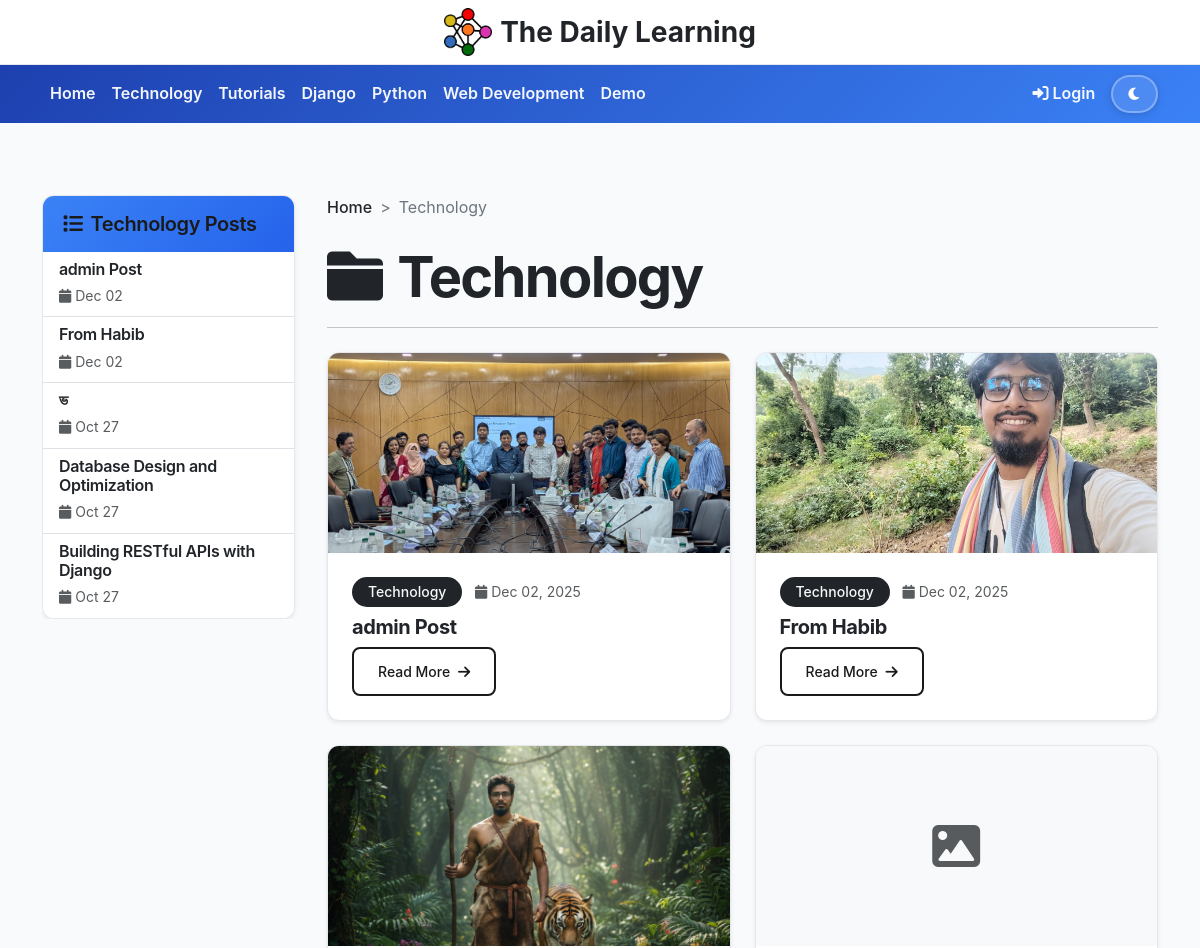
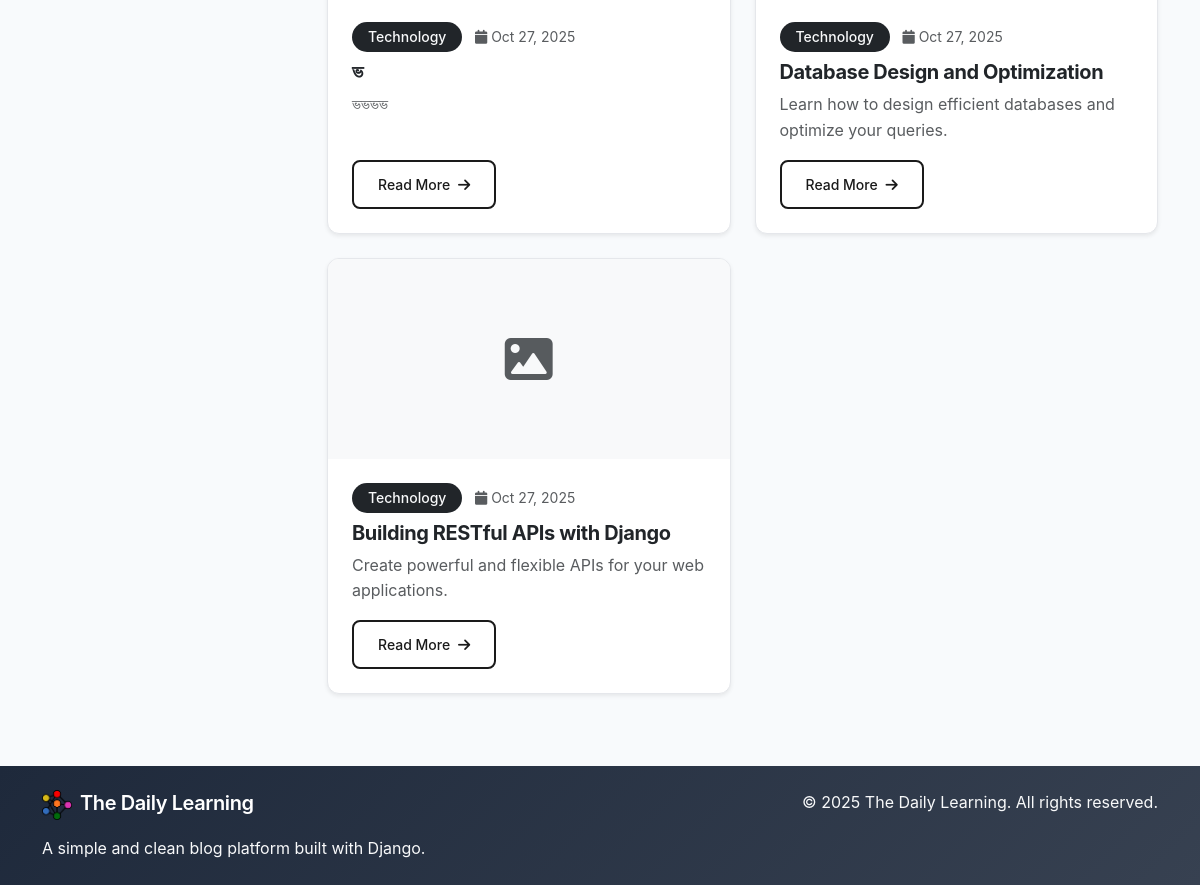
The page /category/technology/ on the database its author committed (2 pictures, top to bottom).
### blog/models.py (models this page shows, shortened)
class Category(models.Model):
    name = models.CharField(max_length=100)
    slug = models.SlugField(unique=True)
    description = models.TextField(blank=True)
    created_at = models.DateTimeField(auto_now_add=True)
    class Meta:
        verbose_name_plural = "Categories"

class Post(models.Model):
    STATUS_CHOICES = [
        ('draft', 'Draft'),
        ('published', 'Published'),
    ]
    title = models.CharField(max_length=200)
    slug = models.SlugField(unique=True)
    author = models.ForeignKey(User, on_delete=models.CASCADE)
    category = models.ForeignKey(Category, on_delete=models.CASCADE, related_name='posts')
    content = models.TextField(help_text="You can add images, videos, and YouTube links here")
    excerpt = models.TextField(max_length=500, blank=True, help_text="Brief description of the post")
    featured_image = models.ImageField(upload_to='blog_images/', blank=True, null=True)
    youtube_url = models.CharField(max_length=200, blank=True, help_text="YouTube URL (e.g., https://www.youtube.com/watch?v=VIDEO_ID)")
    video_file = models.FileField(upload_to='blog_videos/', blank=True, null=True, help_text="Upload video file")
    status = models.CharField(max_length=10, choices=STATUS_CHOICES, default='draft')
    created_at = models.DateTimeField(auto_now_add=True)
    updated_at = models.DateTimeField(auto_now=True)
    published_at = models.DateTimeField(null=True, blank=True)
    class Meta:
        ordering = ['-created_at']

### blog/views.py (the view)
# urls.py: path('category/<slug:slug>/', views.category_posts, name='category_posts'),
def category_posts(request, slug):
    category = get_object_or_404(Category, slug=slug)
    posts = Post.objects.filter(
        category=category,
        status='published'
    ).select_related('author', 'category')
    categories = Category.objects.all()
    paginator = Paginator(posts, 6)
    page_number = request.GET.get('page')
    posts = paginator.get_page(page_number)
    context = {
        'posts': posts,
        'category': category,
        'categories': categories,
    }
    return render(request, 'blog/category_posts.html', context)

### templates/blog/category_posts.html (shortened to what this page needs)
{% extends 'blog/base.html' %}
{% block content %}
<div class="row">
    <div class="col-lg-3">
        <div class="category-sidebar-scroll">
            <div class="card border-0 shadow-sm">
                <div class="card-header bg-dark text-light">
                    <h5 class="mb-0">
                        <i class="fas fa-list me-2"></i>{{ category.name }} Posts
                    </h5>
                </div>
                <div class="card-body p-0">
                    <div class="list-group list-group-flush">
                        {% for post in posts %}
                        <a href="{% url 'post_detail' post.slug %}" class="list-group-item list-group-item-action hover-item" style="transition: all 0.2s;">
                            <div class="d-flex w-100 justify-content-between">
                                <h6 class="mb-1 text-dark">{{ post.title|truncatewords:6 }}</h6>
                            </div>
                            <small class="text-muted">
                                <i class="fas fa-calendar me-1"></i>{{ post.created_at|date:"M d" }}
                            </small>
                        </a>
                        {% endfor %}
                    </div>
                </div>
            </div>
        </div>
    </div>
    <div class="col-lg-9">
        <div class="mb-4">
            <nav aria-label="breadcrumb">
                <ol class="breadcrumb">
                    <li class="breadcrumb-item"><a href="{% url 'post_list' %}" class="text-dark">Home</a></li>
                    <li class="breadcrumb-item active">{{ category.name }}</li>
                </ol>
            </nav>
            <h1 class="display-4 fw-bold text-dark mb-3">
                <i class="fas fa-folder me-3"></i>{{ category.name }}
            </h1>
            <hr class="border-dark">
        </div>
        {% if posts %}
            <div class="row">
                {% for post in posts %}
                <div class="col-md-6 mb-4">
                    <div class="card h-100 shadow-sm border-0">
                        {% if post.featured_image %}
                        <img src="{{ post.featured_image.url }}" class="card-img-top" alt="{{ post.title }}" style="height: 200px; object-fit: cover;">
                        {% else %}
                        <div class="card-img-top bg-light d-flex align-items-center justify-content-center" style="height: 200px;">
                            <i class="fas fa-image fa-3x text-muted"></i>
                        </div>
                        {% endif %}
                        <div class="card-body d-flex flex-column">
                            <div class="mb-2">
                                <span class="badge bg-dark text-light">{{ post.category.name }}</span>
                                <small class="text-muted ms-2">
                                    <i class="fas fa-calendar me-1"></i>{{ post.created_at|date:"M d, Y" }}
                                </small>
                            </div>
                            <h5 class="card-title fw-bold">
                                <a href="{% url 'post_detail' post.slug %}" class="text-dark text-decoration-none">
                                    {{ post.title }}
                                </a>
                            </h5>
                            {% if post.excerpt %}
                            <p class="card-text text-muted flex-grow-1">{{ post.excerpt|truncatewords:20 }}</p>
                            {% endif %}
                            <div class="mt-auto">
                                <a href="{% url 'post_detail' post.slug %}" class="btn btn-outline-dark btn-sm">
                                    Read More <i class="fas fa-arrow-right ms-1"></i>
                                </a>
                            </div>
                        </div>
                    </div>
                </div>
                {% endfor %}
            </div>
        {% endif %}
    </div>
</div>
{% endblock %}

### templates/blog/base.html (shortened to what this page needs)
<!DOCTYPE html>
<html lang="en">
<head>
    <link href="https://cdn.jsdelivr.net/npm/bootstrap@5.3.0/dist/css/bootstrap.min.css" rel="stylesheet">
    <link rel="stylesheet" href="{% load static %}{% static 'css/style.css' %}">
    <link rel="stylesheet" href="https://cdnjs.cloudflare.com/ajax/libs/font-awesome/6.0.0/css/all.min.css">
</head>
<body>
    <div class="w-100 py-2 bg-white border-bottom shadow-sm top-header">
        <div class="container d-flex flex-column align-items-center justify-content-center">
            <a class="d-flex align-items-center text-decoration-none" href="{% url 'post_list' %}">
                <img src="{% load static %}{% get_media_prefix %}Logo/site_logo.png" alt="The Daily Learning" height="48" class="me-2">
                <span class="fs-3 fw-bold text-dark">The Daily Learning</span>
            </a>
        </div>
    </div>
    <nav class="navbar navbar-expand-lg navbar-dark position-sticky top-0 z-2">
        <div class="container">
            <div class="d-flex w-100 justify-content-between align-items-center">
                <div class="d-flex align-items-center">
                    <div class="collapse navbar-collapse show" id="navbarNav">
                        <ul class="navbar-nav me-auto mb-2 mb-lg-0">
                            <li class="nav-item">
                                <a class="nav-link" href="{% url 'post_list' %}">Home</a>
                            </li>
                            {% for category in categories %}
                            <li class="nav-item">
                                <a class="nav-link" href="{% url 'category_posts' category.slug %}">{{ category.name }}</a>
                            </li>
                            {% endfor %}
                        </ul>
                    </div>
                </div>
                <ul class="navbar-nav ms-auto mb-2 mb-lg-0 align-items-center">
                    {% if user.is_authenticated %}
                        {% if user.is_staff %}
                        <li class="nav-item">
                            {% if user.is_superuser %}
                            <a class="nav-link" href="{% url 'admin_dashboard' %}">
                                <i class="fas fa-tachometer-alt me-1"></i>Dashboard
                            </a>
                            {% else %}
                            <a class="nav-link" href="{% url 'user_dashboard' %}">
                                <i class="fas fa-tachometer-alt me-1"></i>Dashboard
                            </a>
                            {% endif %}
                        </li>
                        {% endif %}
                        <li class="nav-item">
                            <a class="nav-link" href="{% url 'custom_logout' %}">
                                <i class="fas fa-sign-out-alt me-1"></i>Logout
                            </a>
                        </li>
                    {% else %}
                        <li class="nav-item">
                            <a class="nav-link" href="{% url 'custom_login' %}">
                                <i class="fas fa-sign-in-alt me-1"></i>Login
                            </a>
                        </li>
                    {% endif %}
                    <li class="nav-item ms-2">
                        <button class="theme-toggle btn btn-sm" id="themeToggle" onclick="toggleTheme()">
                            <i class="fas fa-moon" id="themeIcon"></i>
                        </button>
                    </li>
                </ul>
            </div>
        </div>
    </nav>
    <main class="container my-3 mt-5 pt-4">
        {% block content %}
        {% endblock %}
    </main>
    <footer class="footer-gradient text-light py-4 mt-5">
        <div class="container">
            <div class="row">
                <div class="col-md-6">
                    <h5><img src="{% load static %}{% get_media_prefix %}Logo/site_logo.png" alt="The Daily Learning" height="30" class="me-2">The Daily Learning</h5>
                    <p class="mb-0">A simple and clean blog platform built with Django.</p>
                </div>
                <div class="col-md-6 text-md-end">
                    <p class="mb-0">&copy; {% now "Y" %} The Daily Learning. All rights reserved.</p>
                </div>
            </div>
        </div>
    </footer>
</body>
</html>

### static/css/style.css (style rules this page uses)
* { margin: 0; padding: 0; box-sizing: border-box; }
body { font-family: -apple-system, BlinkMacSystemFont, 'Segoe UI', 'Roboto', 'Oxygen', 'Ubuntu', 'Cantarell', sans-serif; line-height: 1.6; color: #333; background-color: #f8f9fa; }
h1, h2, h3, h4, h5, h6 { font-weight: 600; color: #1a1a1a; letter-spacing: -0.02em; margin-bottom: 1rem; }
h1 { font-size: 2.5rem; }
.display-4 { font-weight: 700; letter-spacing: -0.03em; }
.card { transition: transform 0.3s ease, box-shadow 0.3s ease; border: none; border-radius: 12px; overflow: hidden; background: var(--card-bg, #fff); color: var(--text-color, #1f2937); }
.card-img-top { transition: transform 0.3s ease; }
.card-header { border-bottom: none; background: linear-gradient(135deg, #3b82f6 0%, #2563eb 100%); color: #fff; font-weight: 600; padding: 1rem 1.25rem; }
.card-body { padding: 1.5rem; }
.navbar-nav .nav-link { font-weight: 500; transition: all 0.3s ease; padding: 0.5rem 1rem; border-radius: 6px; }
.btn { border-radius: 8px; font-weight: 500; padding: 0.5rem 1.5rem; transition: all 0.3s ease; border: none; }
.btn-outline-dark { border: 2px solid #1a1a1a; color: #1a1a1a; }
a { transition: all 0.3s ease; text-decoration: none; }
.hover-item { transition: all 0.3s ease; }
.badge { font-weight: 500; padding: 0.5rem 1rem; border-radius: 6px; }
.breadcrumb { background: transparent; padding: 0; margin-bottom: 1.5rem; }
.breadcrumb-item a { color: #3b82f6; font-weight: 500; }
.breadcrumb-item.active { color: #6c757d; }
@media (min-width: 992px) { .category-sidebar-scroll { max-height: calc(100vh - 220px); overflow-y: auto; padding-right: 0.5rem; position: sticky; top: 120px; } }
.badge { font-weight: 500; padding: 0.5rem 0.75rem; }
footer { margin-top: auto; }
footer h5 { color: #fff; font-weight: 600; }
.breadcrumb { background-color: transparent; padding: 0; }
.breadcrumb-item + .breadcrumb-item::before { content: ">"; color: #6c757d; }
.card-img-top { transition: opacity 0.2s ease-in-out; }
.card { border-radius: 12px; overflow: hidden; }
.card-header { background-color: #f8f9fa; border-bottom: none; font-weight: 600; }
.btn { border-radius: 8px; padding: 0.75rem 1.5rem; font-weight: 500; transition: all 0.3s ease; }
.badge { padding: 0.5rem 1rem; border-radius: 20px; font-size: 0.875rem; }

### templates/blog/base.html (style rules this page uses)
:root { --primary-color: #3b82f6; --secondary-color: #2563eb; --accent-color: #8b5cf6; --dark-color: #1e293b; --light-color: #ffffff; --text-color: #1f2937; --border-color: #e5e7eb; --bg-color: #f8fafc; --card-bg: #ffffff; --nav-bg-start: #1e40af; --nav-bg-end: #3b82f6; }
body { background-color: var(--bg-color); color: var(--text-color); transition: background-color 0.3s ease, color 0.3s ease; }
.card { background-color: var(--card-bg) !important; color: var(--text-color) !important; border: 1px solid var(--border-color) !important; transition: all 0.3s ease; }
.navbar-dark { background: linear-gradient(135deg, var(--nav-bg-start), var(--nav-bg-end)) !important; }
.navbar-dark .nav-link { color: rgba(255, 255, 255, 0.95) !important; font-weight: 600 !important; transition: all 0.2s ease; }
.footer-gradient { background: linear-gradient(135deg, var(--dark-color), #374151); }
.theme-toggle { background: rgba(255, 255, 255, 0.1); border: 2px solid rgba(255, 255, 255, 0.3); color: white; border-radius: 25px; padding: 0.4rem 0.9rem; transition: all 0.3s ease; cursor: pointer; position: relative; overflow: hidden; box-shadow: 0 2px 8px rgba(0, 0, 0, 0.15); }
.theme-toggle i { transition: transform 0.3s ease, opacity 0.3s ease; display: inline-block; }
.top-header { background-color: #ffffff !important; border-color: #e5e7eb !important; }
.card { transition: transform 0.3s ease, box-shadow 0.3s ease; }

### rows shown on the page
Category: name "Technology"
Category: name "Tutorials"
Category: name "Django"
Category: name "Python"
Category: name "Web Development"
Category: name "Demo"
Post: title "admin Post", created_at "Dec 02", featured_image (picture), category.name "Technology", created_at "Dec 02, 2025"
Post: title "From Habib", created_at "Dec 02", featured_image (picture), category.name "Technology", created_at "Dec 02, 2025"
Post: title "ভ", created_at "Oct 27", featured_image (picture), category.name "Technology", created_at "Oct 27, 2025", excerpt "ভভভভ"
Post: title "Database Design and Optimization", created_at "Oct 27", category.name "Technology", created_at "Oct 27, 2025", excerpt "Learn how to design efficient databases and optimize your queries."
Post: title "Building RESTful APIs with Django", created_at "Oct 27", category.name "Technology", created_at "Oct 27, 2025", excerpt "Create powerful and flexible APIs for your web applications."
